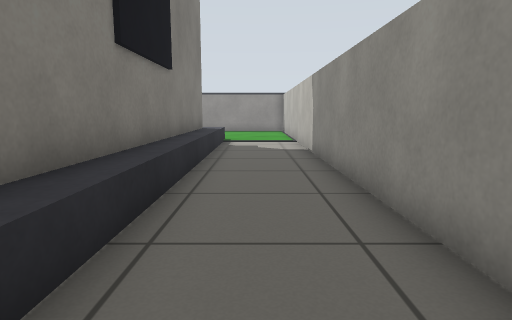
[1] (above)

16 first-person views from a walk through a Gazebo world. The camera is 0.61 m above the floor, tilts 8° down and sees 75° across. The floor is counted in squares, 0.5 m on a side. Each view is taken from the middle of a square. On the plan, view 1 faces up. The plan holds only what a view shows up to about 14 squares ahead; the rest is blank.

[2]
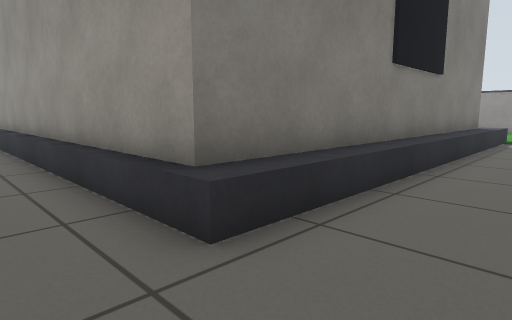

[3]
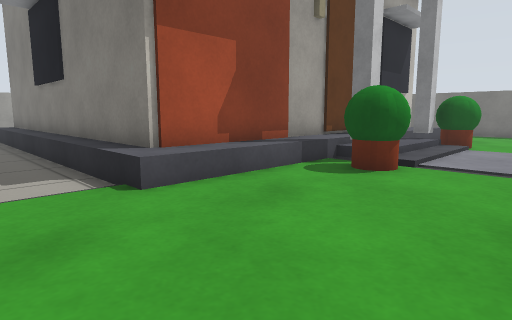

[4]
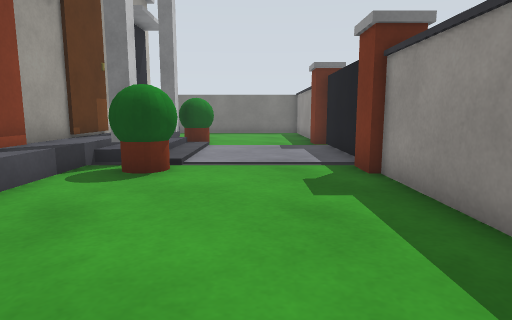

[5]
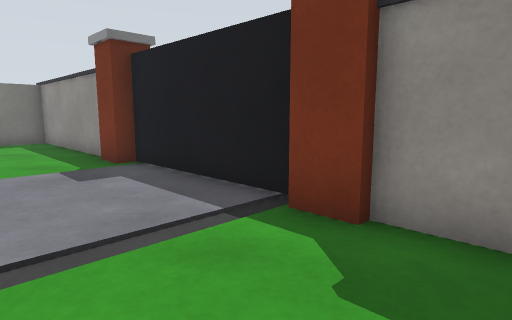

[6]
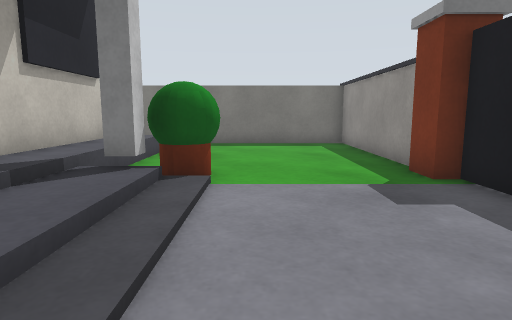

[7]
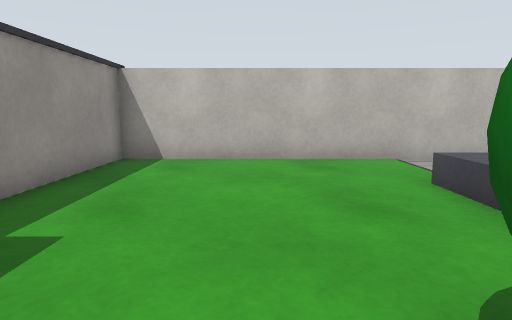

[8]
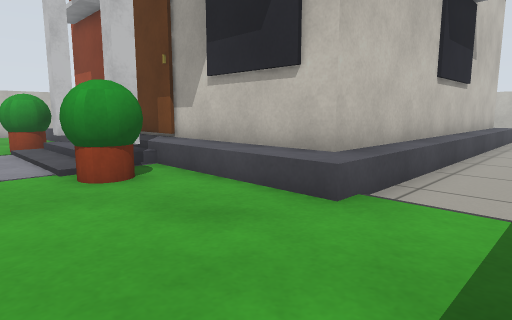

[9]
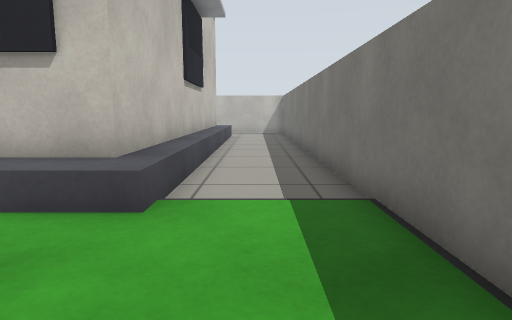

[10]
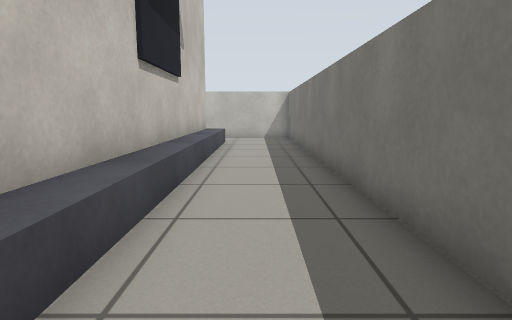

[11]
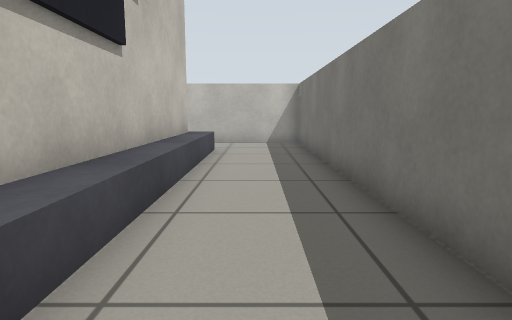

[12]
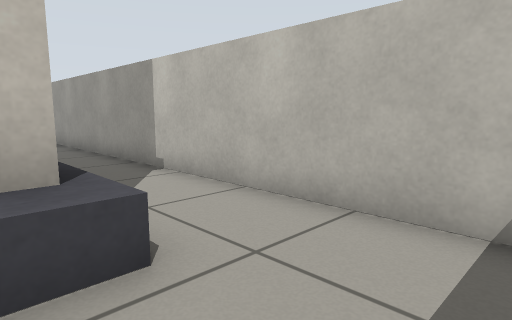

[13]
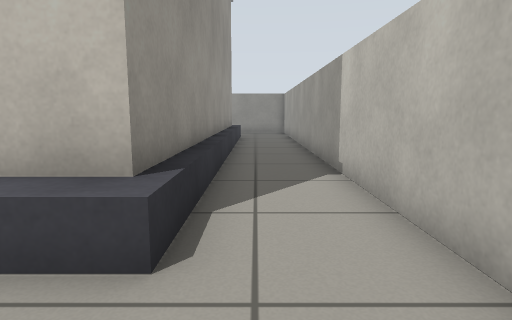

[14]
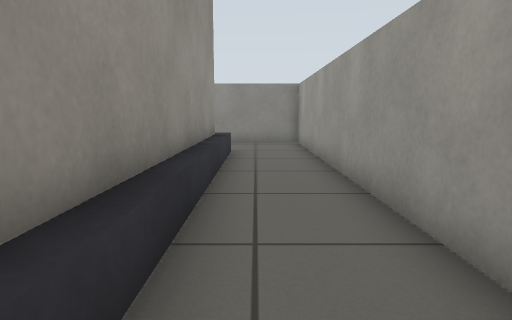

[15]
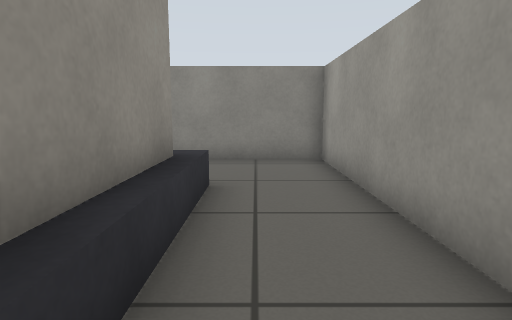

[16]
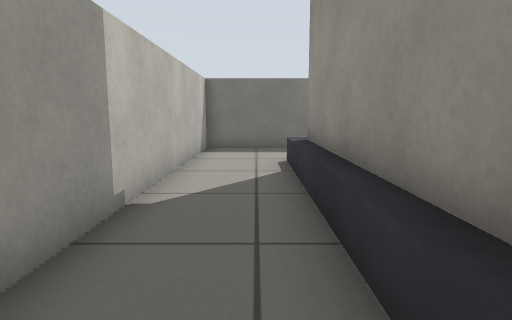

### Floor plan
Key: @ floor where view 1 was taken; # wall or solid block; . main floor; : floor 0.05 m higher than the main floor; + floor 0.1 m higher than the main floor; * floor 0.3 m higher than the main floor; / step, stairs or slope; = window, fence, low wall or low ledge; B green ball; P white post; G grey box; R orange box; O other object.
Columns run from 20 left of view 1 to 2 right of it. Each row starts with its distance up from view 1.
 22 ####### R#####RGGGGGGG#
 21 #::::::::::::.::::::::#
 20 #::::::::::::.::::::::#
 19 #::::::::::::.::::::::#
 18 #::::::::::::.::::::::#
 17 #::::::BB++++BB:::::::#
 16 #::::::BP    PB:::::::#
 15 #:::=***/////G****=:::#
 14 #...###OOOOOO######...#
 13 #...#             #...#
 12 #...#             #...#
 11 #...#             #...#
 10 #...#             #...#
  9 #...#             #...#
  8 #...#             #...#
  7 #...#             #...#
  6 #...#             #...#
  5 #...#             #...#
  4 #...#             #...#
  3 #...#             #...#
  2 #...#             #...#
  1 #...#             #...#
  0 #...###############.@.#
 -1 #.....................#
 -2 #.....................#
 -3 #######################

Where each view was taken, in squares from view 1:
view 1: 0 up, 0 right, facing up
view 2: 2 down, 1 right, facing up-left
view 3: 20 up, 1 right, facing down-left
view 4: 19 up, 1 right, facing left
view 5: 18 up, 4 left, facing up-left
view 6: 18 up, 6 left, facing left
view 7: 18 up, 7 left, facing right
view 8: 19 up, 19 left, facing down-right
view 9: 19 up, 18 left, facing down
view 10: 15 up, 18 left, facing down
view 11: 11 up, 18 left, facing down
view 12: 1 up, 19 left, facing down-right
view 13: 1 down, 19 left, facing right
view 14: 1 down, 12 left, facing right
view 15: 1 down, 7 left, facing right
view 16: 1 down, 8 left, facing left
